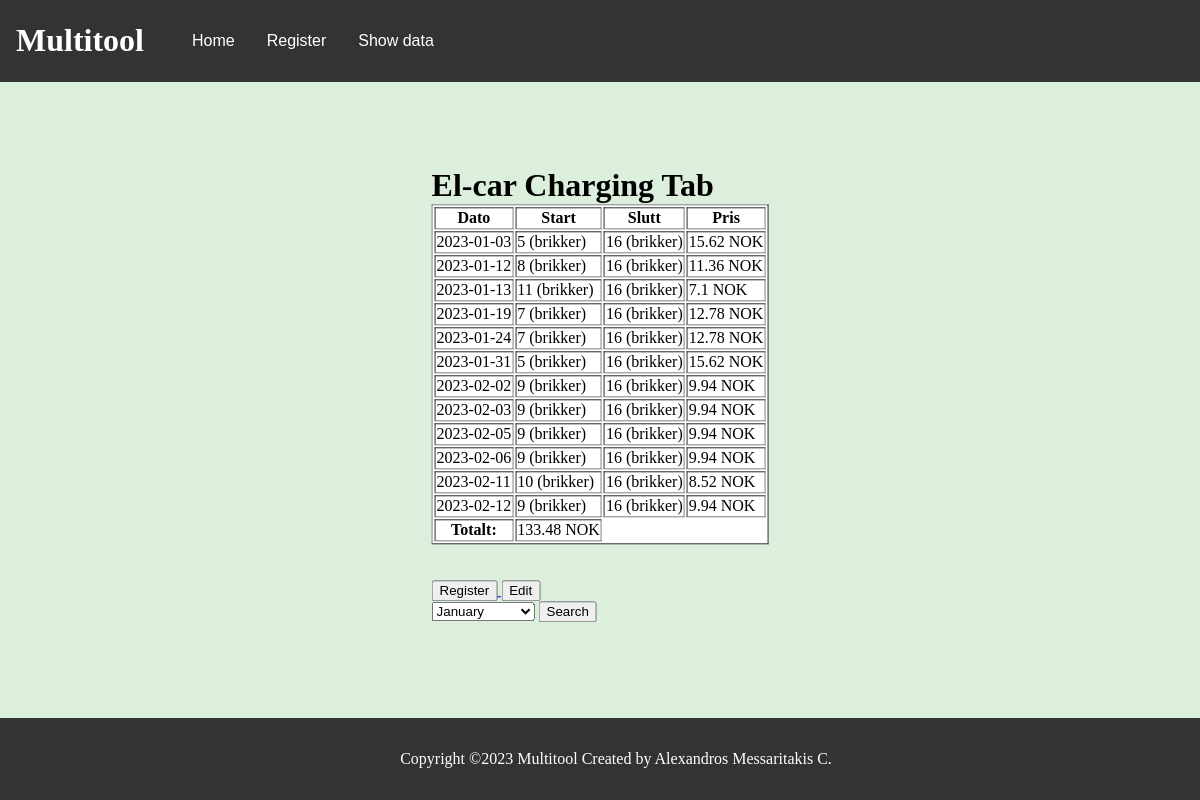
The page /show.php on the database its author committed.
### tables this page shows
CREATE TABLE `elbil` (
  `LadNr` int(11) NOT NULL,
  `Start` double NOT NULL,
  `Slutt` double NOT NULL,
  `Pris` double NOT NULL,
  `Dato` date NOT NULL
);

### show.php (the view, shortened to what this page needs)
<html>
<head>
<link href="headerFooter.css" rel="stylesheet" type="text/css">
<body>
<header>
<div class = "header-con">
<h1>Multitool</h1>
<div class ="hometab">
<form action ="./home.php">
<button class="btn">Home</button>
</form>
</div>
<div class="dropdown">
  <button class="dropbtn">Register</button>
</div>
<div class="dropdown2">
  <button class="dropbtn2">Show data</button>
</div>
</div>
</header>
<div class="container">
<div class="title">
<h1>El-car Charging Tab</h1>
</div>
<div class= "table">
<?php
function toBrikker($var){
	$a = $var/100;
	$maxCap = 16;
	$b = $a * $maxCap;
	$brikker=round($b);
	return $brikker." (brikker) ";
}
$dbhost='localhost';
$dbname='db';
$dbusername='root';
$dbpass='';
$conn =new mysqli($dbhost,$dbusername,$dbpass,$dbname);
$sql = "SELECT Dato,Start,Slutt,Pris FROM elbil";
$result = $conn->query($sql);
if($a == 10){
	if($results ->num_rows > 0){
	$sum = 0;
	echo "<table border='1'>
<tr>
<th>Dato</th>
<th>Start</th>
<th>Slutt</th>
<th>Pris</th>
</tr>";
	while($row = $results->fetch_assoc()){
		 echo "<tr>";
  echo "<td>" . $row['Dato'] . "</td>";
  echo "<td>" .toBrikker($row["Start"]) . "</td>";
  echo "<td>" . toBrikker($row["Slutt"]). "</td>";
  echo "<td>" . round($row["Pris"],2) . " NOK</td>";
	$sum += round($row["Pris"],2);
  echo "</tr>";
	}
	echo "<tr>";
	echo "<th> Totalt: </th>";
  echo "<td>" . $sum . " NOK</td>";
  echo "</tr>";
	echo "</table>";
} else{
	echo "0 results";
}
}else{
	if($result ->num_rows > 0){
	$sum = 0;
	echo "<table border='1'>
<tr>
<th>Dato</th>
<th>Start</th>
<th>Slutt</th>
<th>Pris</th>
</tr>";
	while($row = $result->fetch_assoc()){
		 echo "<tr>";
  echo "<td>" . $row['Dato'] . "</td>";
  echo "<td>" .toBrikker($row["Start"]) . "</td>";
  echo "<td>" . toBrikker($row["Slutt"]). "</td>";
  echo "<td>" . round($row["Pris"],2) . " NOK</td>";
	$sum += round($row["Pris"],2);
  echo "</tr>";
	}
	echo "<tr>";
	echo "<th> Totalt: </th>";
  echo "<td>" . $sum . " NOK</td>";
  echo "</tr>";
	echo "</table>";
} else{
	echo "0 results";
}
}
echo "</div>
<div class='buttons'>
<br><br>
<a href= 'test.php'>
<button>Register</button>
</a>
<a href='edit.php?id=".$month."'>
<button>Edit</button>
</a>";
?>
<br>
<form action="show.php" method="post">
<select size="1" name="month">
 <optgroup label="Choose a month">
	<option value="1">January</option>
</select>
<input type="submit" value="Search" name="search">
</form>
</div>
</div>
<footer>
<p>Copyright ©2023 Multitool Created by Alexandros Messaritakis C.</p>
</footer>
</body>
</head>
</html>

### headerFooter.css (style rules this page uses)
header { background-color: #333; color: white; padding: 1rem; display: flex; justify-content: space-between; align-items: center; margin-right:-8px; margin-left:-8px; margin-top:-8px; }
h1 { margin: 0; margin-right: 1em; margin-top : 0.2em; }
.header-con { display: flex; }
.hometab { height: 50px; }
.btn { background-color: #333; color: white; padding: 16px; font-size: 16px; border: none; }
.dropbtn { background-color: #333; color: white; padding: 16px; font-size: 16px; border: none; }
footer { position:fixed; bottom:0; left:0; width:100%; background-color: #333; color: white; padding: 1rem; text-align: center; }
.dropbtn2 { background-color: #333; color: white; padding: 16px; font-size: 16px; border: none; }

### show.php (style rules this page uses)
body { background: rgba(76, 175, 80, 0.2) }
.container { display: inline; position:absolute; top:50%; left:50%; transform: translate(-50%,-50%); }
.table { inline: 1; background-color: white; }

### rows shown on the page
elbil: Dato "2023-01-03", Start "5 (brikker)", Slutt "16 (brikker)", Pris "15.62"
elbil: Dato "2023-01-12", Start "8 (brikker)", Slutt "16 (brikker)", Pris "11.36"
elbil: Dato "2023-01-13", Start "11 (brikker)", Slutt "16 (brikker)", Pris "7.1"
elbil: Dato "2023-01-19", Start "7 (brikker)", Slutt "16 (brikker)", Pris "12.78"
elbil: Dato "2023-01-24", Start "7 (brikker)", Slutt "16 (brikker)", Pris "12.78"
elbil: Dato "2023-01-31", Start "5 (brikker)", Slutt "16 (brikker)", Pris "15.62"
elbil: Dato "2023-02-02", Start "9 (brikker)", Slutt "16 (brikker)", Pris "9.94"
elbil: Dato "2023-02-03", Start "9 (brikker)", Slutt "16 (brikker)", Pris "9.94"
elbil: Dato "2023-02-05", Start "9 (brikker)", Slutt "16 (brikker)", Pris "9.94"
elbil: Dato "2023-02-06", Start "9 (brikker)", Slutt "16 (brikker)", Pris "9.94"
elbil: Dato "2023-02-11", Start "10 (brikker)", Slutt "16 (brikker)", Pris "8.52"
elbil: Dato "2023-02-12", Start "9 (brikker)", Slutt "16 (brikker)", Pris "9.94"

### other values the page prints
$sum "133.48"
